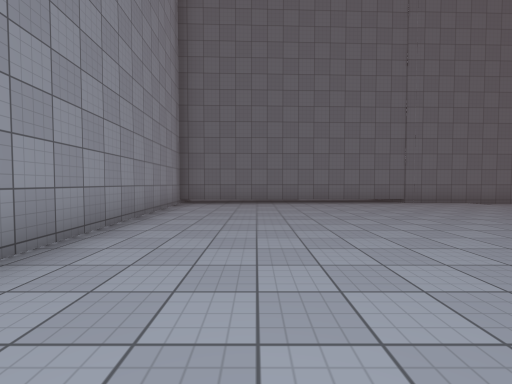
view 1 (above)

18 first-person views from a walk through a 3-D level made in the Unity game engine. The camera is 1.3 m above the floor, tilts 2° down and sees 90° across. The floor is counted in squares, 2 m on a side. Each view is taken from the middle of a square. On the plan, view 1 faces up. The plan holds only what a view shows up to about 9 squares ahead; the rest is blank. The place goes on beyond the plan. The player character is not drawn. Surface patterns are stand-ins for the level's own textures.

view 2
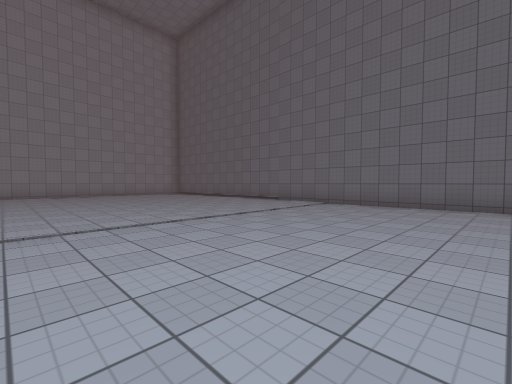

view 3
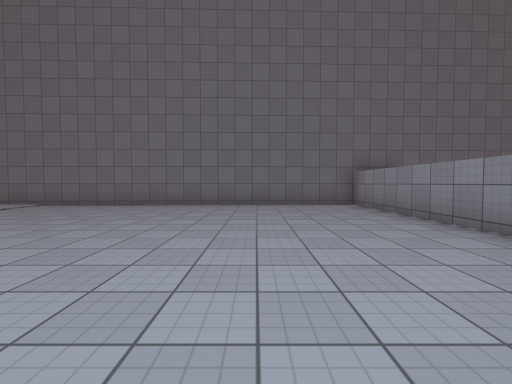

view 4
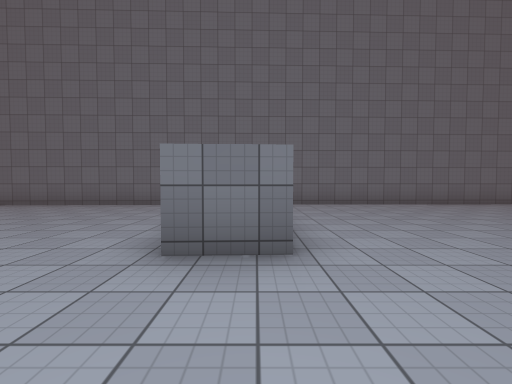

view 5
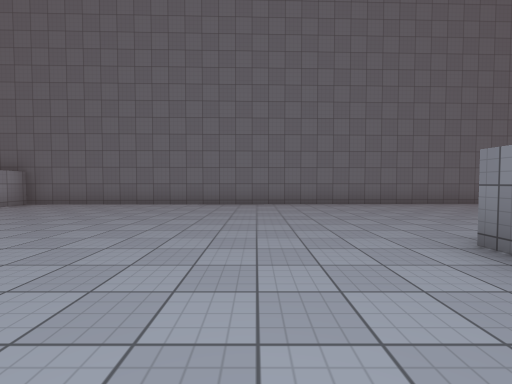

view 6
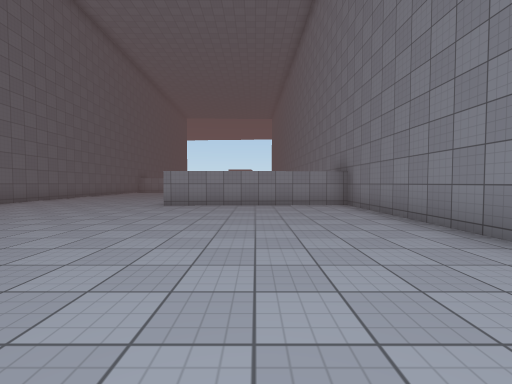

view 7
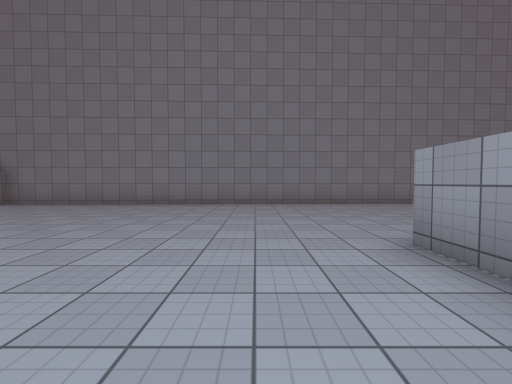

view 8
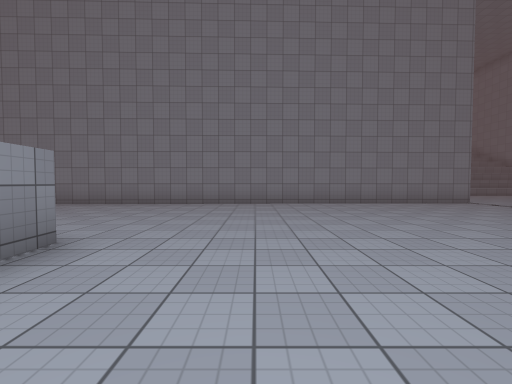

view 9
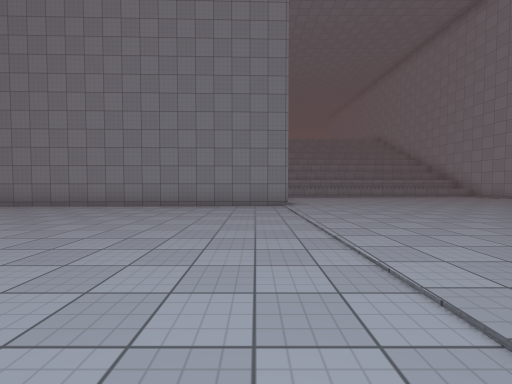

view 10
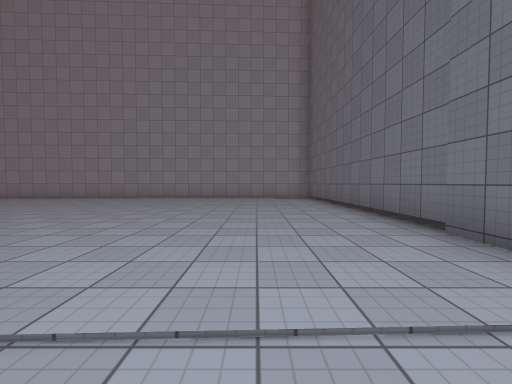

view 11
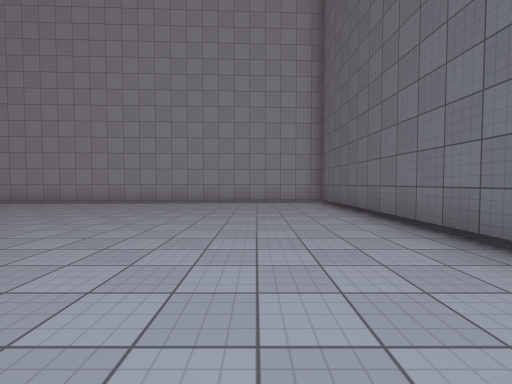

view 12
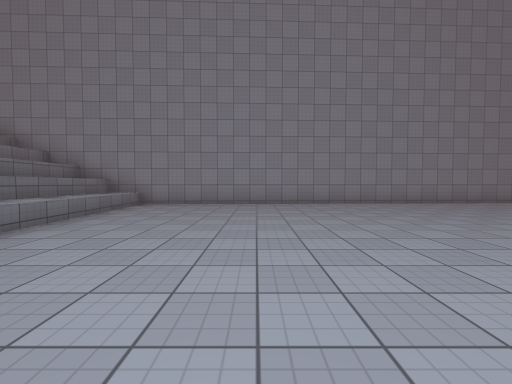

view 13
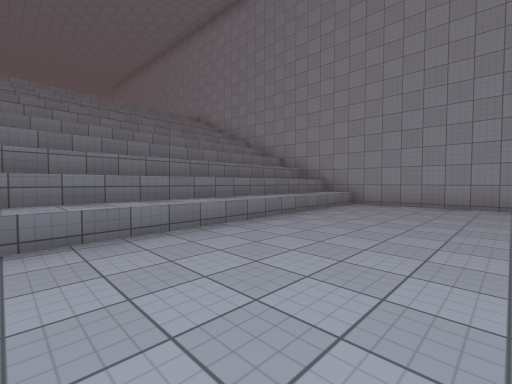

view 14
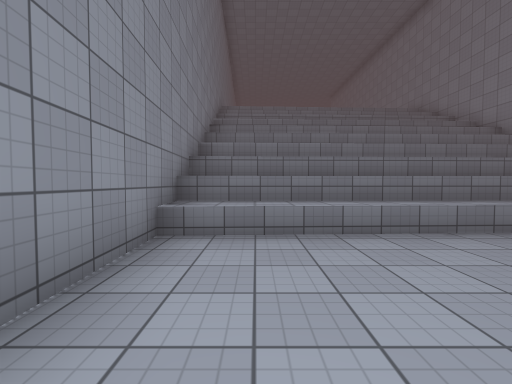

view 15
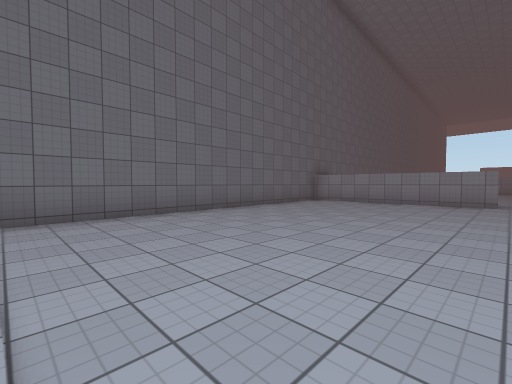

view 16
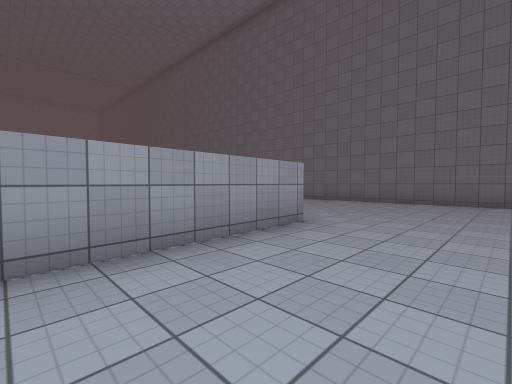

view 17
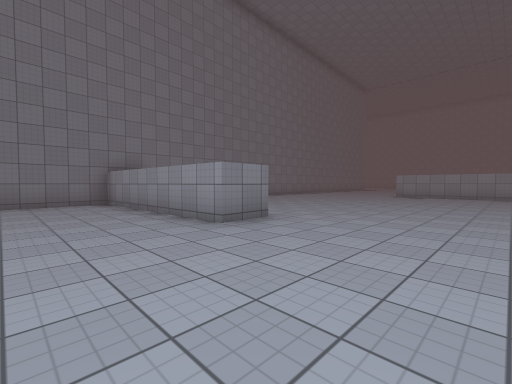

view 18
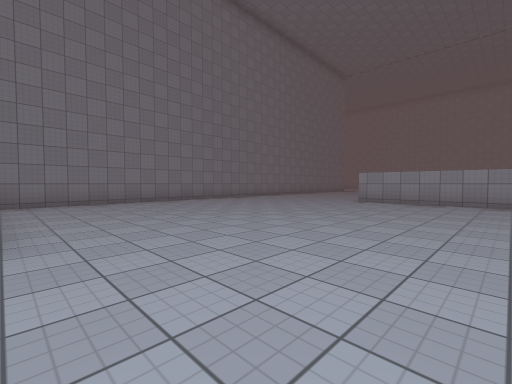

### Floor plan
Points are (right, up) in squares from view 1. A wall is a line through its corners. A room is listed if a view was taken in it or the views show most of it. See-through windows are left out.
Room 1 (views 1, 2, 3, 4, 5, 6, 7, 8, 9, 10, 11, 12, 13, 14, 15, 16, 17, 18)
walls: (7.1, -2.2) (26.5, -1.7) (26.3, 3.6) (27.5, 3.7) (27.7, -1.7) (30, -1.6); (7.3, -7.9) (7.2, -4.1); (-1.8, -7.4) (7.3, -7); (30.6, 9.1) (17.1, 8.7) (17.3, 3.3) (16.2, 3.2) (15.9, 8.6) (-2.4, 8.1) (-1.7, -8.3)
low walls: (-1.9, -6.5) (7.2, -6.1)

Positions as (right, up) in squares from view 1, and headings:
1: (0, 0), facing up
2: (11, 1), facing up-left
3: (13, 1), facing up
4: (17, 1), facing up
5: (24, 1), facing up
6: (19, 1), facing right
7: (19, 6), facing down
8: (14, 6), facing down
9: (8, 5), facing down
10: (8, 6), facing left
11: (6, 6), facing left
12: (6, -3), facing left
13: (6, -3), facing down-left
14: (6, -3), facing down
15: (7, 3), facing up-right
16: (30, 0), facing up-left
17: (30, 7), facing down-left
18: (26, 7), facing down-left
